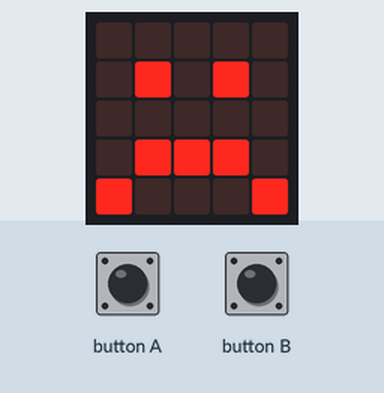
Recording of a program running on a simulated BBC micro:bit running MicroPython. On the bench: the board's 5×5 LED display. The test bench sets the inputs (shaded band).

Above: at 1.2 s.
1.3 s: button A pressed for 0.15 s
At 1.37 s:
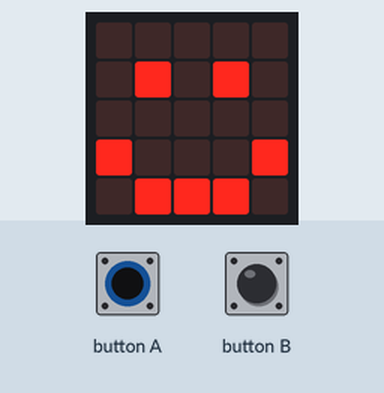
2.9 s: button B pressed for 0.15 s
At 3.2 s:
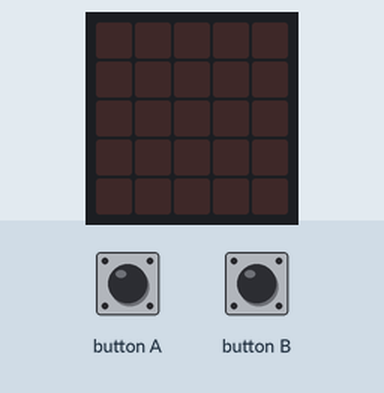
Timing chart, 0 to 5.9 s (numbered marks = the images above; inputs shaded):
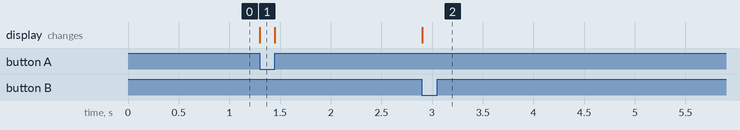

Measured:
- after the input at 1.3 s, the display: changes at once (image 1)
- after the input at 2.9 s, the display: changes at once (image 2)

The program:

main.py
```python
from microbit import *

while True:
    if button_a.is_pressed():
        display.show(Image.HAPPY)
    elif button_b.is_pressed():
        break
    else:
        display.show(Image.SAD)

display.clear()
```
